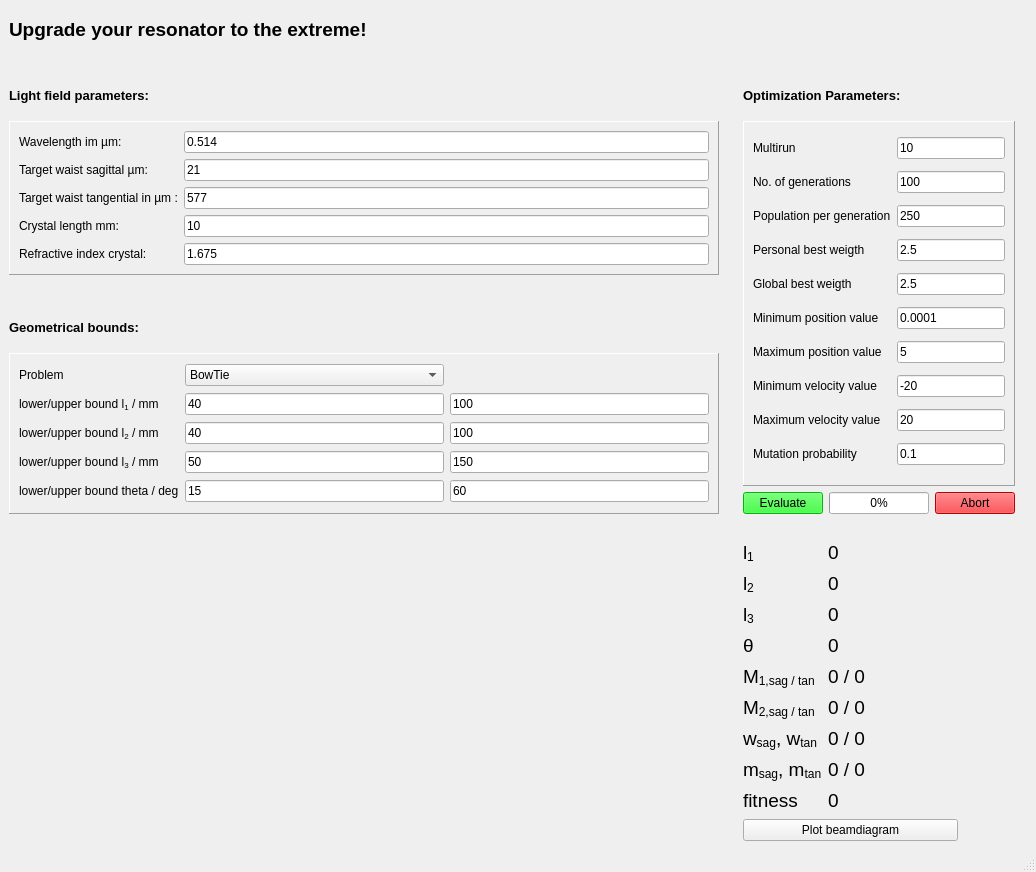
<?xml version="1.0" encoding="UTF-8"?>
<ui version="4.0">
 <class>MainWindow</class>
 <widget class="QMainWindow" name="MainWindow">
  <property name="geometry">
   <rect>
    <x>0</x>
    <y>0</y>
    <width>1036</width>
    <height>872</height>
   </rect>
  </property>
  <property name="windowTitle">
   <string>Resonator Designer</string>
  </property>
  <property name="toolTip">
   <string/>
  </property>
  <property name="toolTipDuration">
   <number>-1</number>
  </property>
  <property name="styleSheet">
   <string notr="true"/>
  </property>
  <widget class="QWidget" name="centralwidget">
   <layout class="QGridLayout" name="gridLayout_2">
    <item row="11" column="0">
     <layout class="QGridLayout" name="gridLayout_5">
      <item row="1" column="0">
       <widget class="QLabel" name="layout_resonator_picture">
        <property name="sizePolicy">
         <sizepolicy hsizetype="Preferred" vsizetype="Preferred">
          <horstretch>1</horstretch>
          <verstretch>1</verstretch>
         </sizepolicy>
        </property>
        <property name="maximumSize">
         <size>
          <width>500</width>
          <height>200</height>
         </size>
        </property>
        <property name="text">
         <string/>
        </property>
        <property name="pixmap">
         <pixmap>bowtie_layout.png</pixmap>
        </property>
        <property name="scaledContents">
         <bool>true</bool>
        </property>
       </widget>
      </item>
     </layout>
    </item>
    <item row="0" column="0" colspan="9">
     <widget class="QLabel" name="label">
      <property name="maximumSize">
       <size>
        <width>16777215</width>
        <height>40</height>
       </size>
      </property>
      <property name="font">
       <font>
        <family>MS Sans Serif</family>
        <pointsize>14</pointsize>
        <weight>75</weight>
        <bold>true</bold>
       </font>
      </property>
      <property name="tabletTracking">
       <bool>false</bool>
      </property>
      <property name="styleSheet">
       <string notr="true"/>
      </property>
      <property name="text">
       <string>Upgrade your resonator to the extreme!</string>
      </property>
      <property name="alignment">
       <set>Qt::AlignLeading|Qt::AlignLeft|Qt::AlignVCenter</set>
      </property>
     </widget>
    </item>
    <item row="11" column="4" colspan="2">
     <layout class="QFormLayout" name="formLayout">
      <property name="horizontalSpacing">
       <number>6</number>
      </property>
      <property name="bottomMargin">
       <number>0</number>
      </property>
      <item row="0" column="0">
       <widget class="QLabel" name="label_6">
        <property name="minimumSize">
         <size>
          <width>0</width>
          <height>25</height>
         </size>
        </property>
        <property name="font">
         <font>
          <pointsize>14</pointsize>
         </font>
        </property>
        <property name="text">
         <string>l&lt;sub&gt;1</string>
        </property>
       </widget>
      </item>
      <item row="0" column="1">
       <widget class="QLabel" name="label_length1">
        <property name="font">
         <font>
          <pointsize>14</pointsize>
         </font>
        </property>
        <property name="text">
         <string>0</string>
        </property>
       </widget>
      </item>
      <item row="1" column="0">
       <widget class="QLabel" name="label_25">
        <property name="minimumSize">
         <size>
          <width>0</width>
          <height>25</height>
         </size>
        </property>
        <property name="font">
         <font>
          <pointsize>14</pointsize>
         </font>
        </property>
        <property name="text">
         <string>l&lt;sub&gt;2</string>
        </property>
       </widget>
      </item>
      <item row="1" column="1">
       <widget class="QLabel" name="label_length2">
        <property name="font">
         <font>
          <pointsize>14</pointsize>
         </font>
        </property>
        <property name="text">
         <string>0</string>
        </property>
       </widget>
      </item>
      <item row="2" column="0">
       <widget class="QLabel" name="label_26">
        <property name="minimumSize">
         <size>
          <width>0</width>
          <height>25</height>
         </size>
        </property>
        <property name="font">
         <font>
          <pointsize>14</pointsize>
         </font>
        </property>
        <property name="text">
         <string>l&lt;sub&gt;3</string>
        </property>
       </widget>
      </item>
      <item row="2" column="1">
       <widget class="QLabel" name="label_length3">
        <property name="font">
         <font>
          <pointsize>14</pointsize>
         </font>
        </property>
        <property name="text">
         <string>0</string>
        </property>
       </widget>
      </item>
      <item row="3" column="0">
       <widget class="QLabel" name="label_27">
        <property name="minimumSize">
         <size>
          <width>0</width>
          <height>25</height>
         </size>
        </property>
        <property name="font">
         <font>
          <pointsize>14</pointsize>
         </font>
        </property>
        <property name="text">
         <string>&lt;html&gt;&lt;head/&gt;&lt;body&gt;&lt;p&gt;θ&lt;/p&gt;&lt;/body&gt;&lt;/html&gt;</string>
        </property>
       </widget>
      </item>
      <item row="3" column="1">
       <widget class="QLabel" name="label_theta">
        <property name="font">
         <font>
          <pointsize>14</pointsize>
         </font>
        </property>
        <property name="text">
         <string>0</string>
        </property>
       </widget>
      </item>
      <item row="4" column="0">
       <widget class="QLabel" name="label_28">
        <property name="minimumSize">
         <size>
          <width>0</width>
          <height>25</height>
         </size>
        </property>
        <property name="font">
         <font>
          <pointsize>14</pointsize>
         </font>
        </property>
        <property name="text">
         <string>M&lt;sub&gt;1,sag / tan</string>
        </property>
       </widget>
      </item>
      <item row="4" column="1">
       <widget class="QLabel" name="label_mirror1">
        <property name="font">
         <font>
          <pointsize>14</pointsize>
         </font>
        </property>
        <property name="text">
         <string>0 / 0</string>
        </property>
       </widget>
      </item>
      <item row="5" column="0">
       <widget class="QLabel" name="label_29">
        <property name="minimumSize">
         <size>
          <width>0</width>
          <height>25</height>
         </size>
        </property>
        <property name="font">
         <font>
          <pointsize>14</pointsize>
         </font>
        </property>
        <property name="text">
         <string>M&lt;sub&gt;2,sag / tan</string>
        </property>
       </widget>
      </item>
      <item row="5" column="1">
       <widget class="QLabel" name="label_mirror2">
        <property name="font">
         <font>
          <pointsize>14</pointsize>
         </font>
        </property>
        <property name="text">
         <string>0 / 0</string>
        </property>
       </widget>
      </item>
      <item row="6" column="0">
       <widget class="QLabel" name="label_31">
        <property name="minimumSize">
         <size>
          <width>0</width>
          <height>25</height>
         </size>
        </property>
        <property name="font">
         <font>
          <pointsize>14</pointsize>
         </font>
        </property>
        <property name="text">
         <string>&lt;html&gt;&lt;head/&gt;&lt;body&gt;&lt;p&gt;w&lt;span style=&quot; vertical-align:sub;&quot;&gt;sag&lt;/span&gt;, w&lt;span style=&quot; vertical-align:sub;&quot;&gt;tan&lt;/span&gt;&lt;/p&gt;&lt;/body&gt;&lt;/html&gt;</string>
        </property>
       </widget>
      </item>
      <item row="6" column="1">
       <widget class="QLabel" name="label_waist">
        <property name="font">
         <font>
          <pointsize>14</pointsize>
         </font>
        </property>
        <property name="text">
         <string>0 / 0</string>
        </property>
       </widget>
      </item>
      <item row="7" column="0">
       <widget class="QLabel" name="label_43">
        <property name="minimumSize">
         <size>
          <width>0</width>
          <height>25</height>
         </size>
        </property>
        <property name="font">
         <font>
          <pointsize>14</pointsize>
         </font>
        </property>
        <property name="text">
         <string>m&lt;sub&gt;sag&lt;/sub&gt;, m&lt;sub&gt;tan&lt;/sub&gt;</string>
        </property>
       </widget>
      </item>
      <item row="8" column="0">
       <widget class="QLabel" name="label_33">
        <property name="minimumSize">
         <size>
          <width>0</width>
          <height>25</height>
         </size>
        </property>
        <property name="font">
         <font>
          <pointsize>14</pointsize>
         </font>
        </property>
        <property name="text">
         <string>fitness</string>
        </property>
       </widget>
      </item>
      <item row="8" column="1">
       <widget class="QLabel" name="label_fitness">
        <property name="font">
         <font>
          <pointsize>14</pointsize>
         </font>
        </property>
        <property name="text">
         <string>0</string>
        </property>
       </widget>
      </item>
      <item row="7" column="1">
       <widget class="QLabel" name="label_stability">
        <property name="font">
         <font>
          <pointsize>14</pointsize>
         </font>
        </property>
        <property name="text">
         <string>0 / 0</string>
        </property>
       </widget>
      </item>
      <item row="9" column="0" colspan="2">
       <widget class="QPushButton" name="pushButton_plot_beamdiagram">
        <property name="text">
         <string>Plot beamdiagram</string>
        </property>
       </widget>
      </item>
     </layout>
    </item>
    <item row="5" column="0">
     <widget class="QLabel" name="label_19">
      <property name="maximumSize">
       <size>
        <width>16777215</width>
        <height>40</height>
       </size>
      </property>
      <property name="font">
       <font>
        <family>MS Sans Serif</family>
        <pointsize>10</pointsize>
        <weight>75</weight>
        <bold>true</bold>
       </font>
      </property>
      <property name="text">
       <string>Geometrical bounds:</string>
      </property>
     </widget>
    </item>
    <item row="3" column="0">
     <widget class="QFrame" name="gridFrame">
      <property name="frameShape">
       <enum>QFrame::Panel</enum>
      </property>
      <property name="frameShadow">
       <enum>QFrame::Raised</enum>
      </property>
      <property name="lineWidth">
       <number>1</number>
      </property>
      <layout class="QGridLayout" name="gridLayout">
       <item row="1" column="0">
        <widget class="QLabel" name="label_2">
         <property name="text">
          <string>Target waist sagittal µm:</string>
         </property>
        </widget>
       </item>
       <item row="2" column="0">
        <widget class="QLabel" name="label_3">
         <property name="text">
          <string>Target waist tangential in µm :</string>
         </property>
        </widget>
       </item>
       <item row="2" column="1">
        <widget class="QLineEdit" name="edit_target_waist_tan">
         <property name="text">
          <string>577</string>
         </property>
        </widget>
       </item>
       <item row="1" column="1">
        <widget class="QLineEdit" name="edit_target_waist_sag">
         <property name="text">
          <string>21</string>
         </property>
        </widget>
       </item>
       <item row="0" column="0">
        <widget class="QLabel" name="label_4">
         <property name="text">
          <string>Wavelength im µm:</string>
         </property>
        </widget>
       </item>
       <item row="0" column="1">
        <widget class="QLineEdit" name="edit_wavelength">
         <property name="text">
          <string>0.514</string>
         </property>
        </widget>
       </item>
       <item row="3" column="0">
        <widget class="QLabel" name="label_9">
         <property name="text">
          <string>Crystal length mm:</string>
         </property>
        </widget>
       </item>
       <item row="4" column="0">
        <widget class="QLabel" name="label_8">
         <property name="text">
          <string>Refractive index crystal:</string>
         </property>
        </widget>
       </item>
       <item row="3" column="1">
        <widget class="QLineEdit" name="edit_crystal_length">
         <property name="text">
          <string>10</string>
         </property>
        </widget>
       </item>
       <item row="4" column="1">
        <widget class="QLineEdit" name="edit_crystal_refractive_index">
         <property name="text">
          <string>1.675</string>
         </property>
        </widget>
       </item>
      </layout>
     </widget>
    </item>
    <item row="1" column="0">
     <spacer name="verticalSpacer">
      <property name="orientation">
       <enum>Qt::Vertical</enum>
      </property>
      <property name="sizeType">
       <enum>QSizePolicy::Fixed</enum>
      </property>
      <property name="sizeHint" stdset="0">
       <size>
        <width>20</width>
        <height>20</height>
       </size>
      </property>
     </spacer>
    </item>
    <item row="2" column="4">
     <widget class="QLabel" name="label_13">
      <property name="font">
       <font>
        <family>MS Sans Serif</family>
        <pointsize>10</pointsize>
        <weight>75</weight>
        <bold>true</bold>
       </font>
      </property>
      <property name="text">
       <string>Optimization Parameters:</string>
      </property>
     </widget>
    </item>
    <item row="7" column="4" colspan="3">
     <layout class="QHBoxLayout" name="horizontalLayout">
      <item>
       <widget class="QPushButton" name="button_evaluate_resonator">
        <property name="styleSheet">
         <string notr="true">background-color: rgb(0, 255, 8);</string>
        </property>
        <property name="text">
         <string>Evaluate</string>
        </property>
       </widget>
      </item>
      <item>
       <widget class="QProgressBar" name="progressBar_build_resonator">
        <property name="value">
         <number>0</number>
        </property>
       </widget>
      </item>
      <item>
       <widget class="QPushButton" name="button_abort_resonator">
        <property name="styleSheet">
         <string notr="true">background-color: rgb(255, 0, 8);</string>
        </property>
        <property name="text">
         <string>Abort</string>
        </property>
       </widget>
      </item>
     </layout>
    </item>
    <item row="4" column="0">
     <spacer name="verticalSpacer_4">
      <property name="orientation">
       <enum>Qt::Vertical</enum>
      </property>
      <property name="sizeType">
       <enum>QSizePolicy::Fixed</enum>
      </property>
      <property name="sizeHint" stdset="0">
       <size>
        <width>20</width>
        <height>20</height>
       </size>
      </property>
     </spacer>
    </item>
    <item row="3" column="4" rowspan="4" colspan="3">
     <widget class="QFrame" name="gridFrame_3">
      <property name="frameShape">
       <enum>QFrame::Panel</enum>
      </property>
      <property name="frameShadow">
       <enum>QFrame::Raised</enum>
      </property>
      <property name="lineWidth">
       <number>1</number>
      </property>
      <layout class="QGridLayout" name="gridLayout_3">
       <item row="0" column="1">
        <widget class="QLineEdit" name="edit_num_runs">
         <property name="text">
          <string>10</string>
         </property>
        </widget>
       </item>
       <item row="0" column="0">
        <widget class="QLabel" name="label_30">
         <property name="text">
          <string>Multirun</string>
         </property>
        </widget>
       </item>
       <item row="3" column="0">
        <widget class="QLabel" name="label_10">
         <property name="text">
          <string>Personal best weigth</string>
         </property>
        </widget>
       </item>
       <item row="5" column="0">
        <widget class="QLabel" name="label_17">
         <property name="text">
          <string>Minimum position value</string>
         </property>
        </widget>
       </item>
       <item row="1" column="0">
        <widget class="QLabel" name="label_12">
         <property name="text">
          <string>No. of generations</string>
         </property>
        </widget>
       </item>
       <item row="1" column="1">
        <widget class="QLineEdit" name="edit_generation_number">
         <property name="text">
          <string>100</string>
         </property>
        </widget>
       </item>
       <item row="8" column="0">
        <widget class="QLabel" name="label_22">
         <property name="text">
          <string>Maximum velocity value</string>
         </property>
        </widget>
       </item>
       <item row="7" column="0">
        <widget class="QLabel" name="label_21">
         <property name="text">
          <string>Minimum velocity value</string>
         </property>
        </widget>
       </item>
       <item row="2" column="1">
        <widget class="QLineEdit" name="edit_population_number">
         <property name="text">
          <string>250</string>
         </property>
        </widget>
       </item>
       <item row="5" column="1">
        <widget class="QLineEdit" name="edit_pmin">
         <property name="text">
          <string>0.0001</string>
         </property>
        </widget>
       </item>
       <item row="4" column="0">
        <widget class="QLabel" name="label_14">
         <property name="text">
          <string>Global best weigth</string>
         </property>
        </widget>
       </item>
       <item row="8" column="1">
        <widget class="QLineEdit" name="edit_smax">
         <property name="text">
          <string>20</string>
         </property>
        </widget>
       </item>
       <item row="2" column="0">
        <widget class="QLabel" name="label_11">
         <property name="text">
          <string>Population per generation</string>
         </property>
        </widget>
       </item>
       <item row="6" column="0">
        <widget class="QLabel" name="label_20">
         <property name="text">
          <string>Maximum position value</string>
         </property>
        </widget>
       </item>
       <item row="7" column="1">
        <widget class="QLineEdit" name="edit_smin">
         <property name="text">
          <string>-20</string>
         </property>
        </widget>
       </item>
       <item row="6" column="1">
        <widget class="QLineEdit" name="edit_pmax">
         <property name="text">
          <string>5</string>
         </property>
        </widget>
       </item>
       <item row="4" column="1">
        <widget class="QLineEdit" name="edit_phi2_float">
         <property name="text">
          <string>2.5</string>
         </property>
        </widget>
       </item>
       <item row="3" column="1">
        <widget class="QLineEdit" name="edit_phi1_float">
         <property name="text">
          <string>2.5</string>
         </property>
        </widget>
       </item>
       <item row="9" column="1">
        <widget class="QLineEdit" name="edit_mutation_probability">
         <property name="text">
          <string>0.1</string>
         </property>
        </widget>
       </item>
       <item row="9" column="0">
        <widget class="QLabel" name="label_23">
         <property name="text">
          <string>Mutation probability</string>
         </property>
        </widget>
       </item>
      </layout>
     </widget>
    </item>
    <item row="2" column="0">
     <widget class="QLabel" name="label_5">
      <property name="maximumSize">
       <size>
        <width>16777215</width>
        <height>40</height>
       </size>
      </property>
      <property name="font">
       <font>
        <family>MS Sans Serif</family>
        <pointsize>10</pointsize>
        <weight>75</weight>
        <bold>true</bold>
       </font>
      </property>
      <property name="text">
       <string>Light field parameters:</string>
      </property>
     </widget>
    </item>
    <item row="8" column="0">
     <spacer name="verticalSpacer_3">
      <property name="orientation">
       <enum>Qt::Vertical</enum>
      </property>
      <property name="sizeType">
       <enum>QSizePolicy::Fixed</enum>
      </property>
      <property name="sizeHint" stdset="0">
       <size>
        <width>20</width>
        <height>20</height>
       </size>
      </property>
     </spacer>
    </item>
    <item row="6" column="0" rowspan="2">
     <widget class="QFrame" name="gridFrame_4">
      <property name="styleSheet">
       <string notr="true"/>
      </property>
      <property name="frameShape">
       <enum>QFrame::Panel</enum>
      </property>
      <property name="frameShadow">
       <enum>QFrame::Raised</enum>
      </property>
      <property name="lineWidth">
       <number>1</number>
      </property>
      <layout class="QGridLayout" name="gridLayout_4">
       <item row="0" column="1">
        <widget class="QComboBox" name="comboBox_problem_class">
         <item>
          <property name="text">
           <string>BowTie</string>
          </property>
         </item>
         <item>
          <property name="text">
           <string>FabryPerot</string>
          </property>
         </item>
         <item>
          <property name="text">
           <string>Triangle</string>
          </property>
         </item>
         <item>
          <property name="text">
           <string>Rectangle</string>
          </property>
         </item>
        </widget>
       </item>
       <item row="4" column="0">
        <widget class="QLabel" name="label_16">
         <property name="text">
          <string>lower/upper bound l&lt;sub&gt;3&lt;/sub&gt;  / mm</string>
         </property>
        </widget>
       </item>
       <item row="0" column="0">
        <widget class="QLabel" name="label_24">
         <property name="text">
          <string>Problem</string>
         </property>
        </widget>
       </item>
       <item row="5" column="0">
        <widget class="QLabel" name="label_15">
         <property name="text">
          <string>lower/upper bound theta / deg</string>
         </property>
        </widget>
       </item>
       <item row="4" column="1">
        <widget class="QLineEdit" name="edit_lower_bound_l3">
         <property name="text">
          <string>50</string>
         </property>
        </widget>
       </item>
       <item row="1" column="2">
        <widget class="QLineEdit" name="edit_upper_bound_l1">
         <property name="text">
          <string>100</string>
         </property>
        </widget>
       </item>
       <item row="1" column="1">
        <widget class="QLineEdit" name="edit_lower_bound_l1">
         <property name="text">
          <string>40</string>
         </property>
        </widget>
       </item>
       <item row="5" column="1">
        <widget class="QLineEdit" name="edit_lower_bound_theta">
         <property name="toolTip">
          <string/>
         </property>
         <property name="text">
          <string>15</string>
         </property>
        </widget>
       </item>
       <item row="5" column="2">
        <widget class="QLineEdit" name="edit_upper_bound_theta">
         <property name="text">
          <string>60</string>
         </property>
        </widget>
       </item>
       <item row="4" column="2">
        <widget class="QLineEdit" name="edit_upper_bound_l3">
         <property name="text">
          <string>150</string>
         </property>
        </widget>
       </item>
       <item row="1" column="0">
        <widget class="QLabel" name="label_18">
         <property name="styleSheet">
          <string notr="true"/>
         </property>
         <property name="text">
          <string>lower/upper bound l&lt;sub&gt;1&lt;/sub&gt; / mm</string>
         </property>
        </widget>
       </item>
       <item row="3" column="0">
        <widget class="QLabel" name="label_32">
         <property name="text">
          <string>lower/upper bound l&lt;sub&gt;2&lt;/sub&gt; / mm</string>
         </property>
        </widget>
       </item>
       <item row="3" column="1">
        <widget class="QLineEdit" name="edit_lower_bound_l2">
         <property name="text">
          <string>40</string>
         </property>
        </widget>
       </item>
       <item row="3" column="2">
        <widget class="QLineEdit" name="edit_upper_bound_l2">
         <property name="text">
          <string>100</string>
         </property>
        </widget>
       </item>
      </layout>
     </widget>
    </item>
   </layout>
  </widget>
  <widget class="QStatusBar" name="statusbar"/>
 </widget>
 <resources/>
 <connections/>
</ui>
